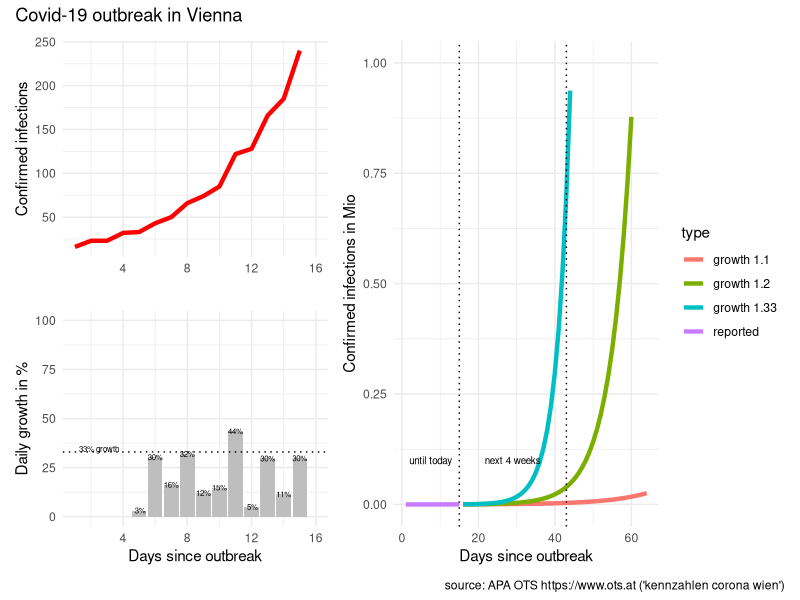
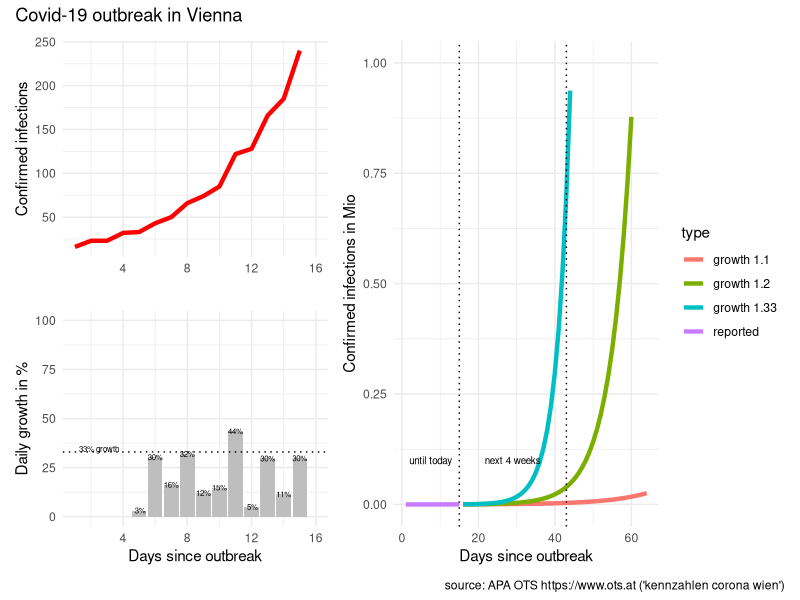

These figures' R source, in order:
# packages
library(tidyverse)
library(scales)
library(patchwork)

# reported infections
# source: APA OTS (https://www.ots.at)
# keywords: "kennzahlen corona wien"
infected <- c(
   16, #"2020-03-05"
   23, #"2020-03-06"
   23, #"2020-03-07"
   32, #"2020-03-08"
   33, #"2020-03-09"
   43, #"2020-03-10"
   50, #"2020-03-11"
   66, #"2020-03-12"
   74, #"2020-03-13"
   85, #"2020-03-14"
  122, #"2020-03-15"
  128, #"2020-03-16"
  166, #"2020-03-17"
  185, #"2020-03-18"
  240  #"2020-03-19"
)

# prepare data
data <- tibble(infected = infected)

data <- data %>% 
  mutate(type = "reported",
         day = row_number()) %>% 
  arrange(day) %>% 
  mutate(new_abs = infected - lag(infected),
         new_pct = new_abs / lag(infected) * 100)

# predict
predict_corona <- function(data, infection_rate, days)  {
  
  future <- seq(from = max(data$day) + 1, to = max(data$day)+days-1)
  infected_all <- NULL
  infected_act <- max(data$infected)
  infected_predict <- NULL
  for (i in seq_along(future))  {
    infected_act <- infected_act * infection_rate
    infected_all <- c(infected_all, infected_act)
  }
  
  data2 <- tibble(type = paste("growth", infection_rate),
                  day = future, 
                  infected = infected_all)
  data2
  
} # predict_corona

# predict for different growth
predict_days <- 50 #57

data_50 <- data %>% 
  predict_corona(infection_rate = 1.50, days = predict_days)

data_40 <- data %>% 
  predict_corona(infection_rate = 1.40, days = predict_days)

data_33 <- data %>% 
  predict_corona(infection_rate = 1.33, days = predict_days)

data_20 <- data %>% 
  predict_corona(infection_rate = 1.20, days = predict_days)

data_15 <- data %>% 
  predict_corona(infection_rate = 1.15, days = predict_days)

data_10 <- data %>% 
  predict_corona(infection_rate = 1.10, days = predict_days)

# combine dataset
data_plot <- data %>% 
  bind_rows(data_33, data_20, data_10)


# visualise data
# infected
last_day <- length(data$infected)
p0 <- data_plot %>% 
  mutate(infected_M = infected / 1000000) %>%
  ggplot(aes(day, infected_M, color = type)) + 
  geom_line(size = 1.5) +
  geom_vline(xintercept = c(last_day, last_day + 28), 
             linetype = "dotted") +
  ylim(0,1) +
  xlab("Days since outbreak") +
  ylab("Confirmed infections in Mio") + 
  #ggtitle("Covid-19 outbreak in Vienna") +
  theme_minimal()+
  annotate("text", last_day/2, 0.1, 
           label = "until today", size = 2.5) +
  annotate("text", last_day+14, 0.1, 
           label = "next 4 weeks", size = 2.5)

#############################################

# infected
p1 <- data %>% 
  mutate(infected_M = infected / 1000000) %>% 
  ggplot(aes(day, infected)) + 
  geom_line(size = 1.5, color = "red") +
  xlim(c(1,length(infected)+1)) +
  ylim(0,max(infected)) +
  scale_y_continuous(labels=function(x) format(x, big.mark = " ", scientific = FALSE)) +
  #  xlab("Days since outbreak") +
  xlab("") +
  ylab("Confirmed infections") + 
#  ggtitle("Covid-19 outbreak in Vienna") +
  theme_minimal()
  
# daily growth infected
p2 <- data %>% 
  filter(day >= 5) %>% 
  ggplot(aes(day, new_pct)) +
  geom_col(fill = "grey") +
  geom_text(aes(day, new_pct, 
                label = paste0(format(new_pct, digits=1),"%")),
            size = 2) +
  geom_hline(yintercept = 33, linetype = "dotted") +
  xlim(c(1,length(infected)+1)) +
  ylim(c(0,100)) +
  xlab("Days since outbreak") +
  ylab("Daily growth in %") + 
#  ggtitle("Covid-19 outbreak in Vienna") +
  theme_minimal() +
  annotate("text", 2.5, 33, 
           label = "33% growth",
           size = 2,
           vjust = "bottom"
  ) 

# combine plots
p <- ((p1 / p2) | p0) + plot_annotation('Covid-19 outbreak in Vienna',
                            caption = "source: APA OTS https://www.ots.at ('kennzahlen corona wien')")
# plot
p

# save plot
p %>% ggsave(filename = "covid-19-vienna.png", 
             device = "png",
             width = 7, height = 4)
